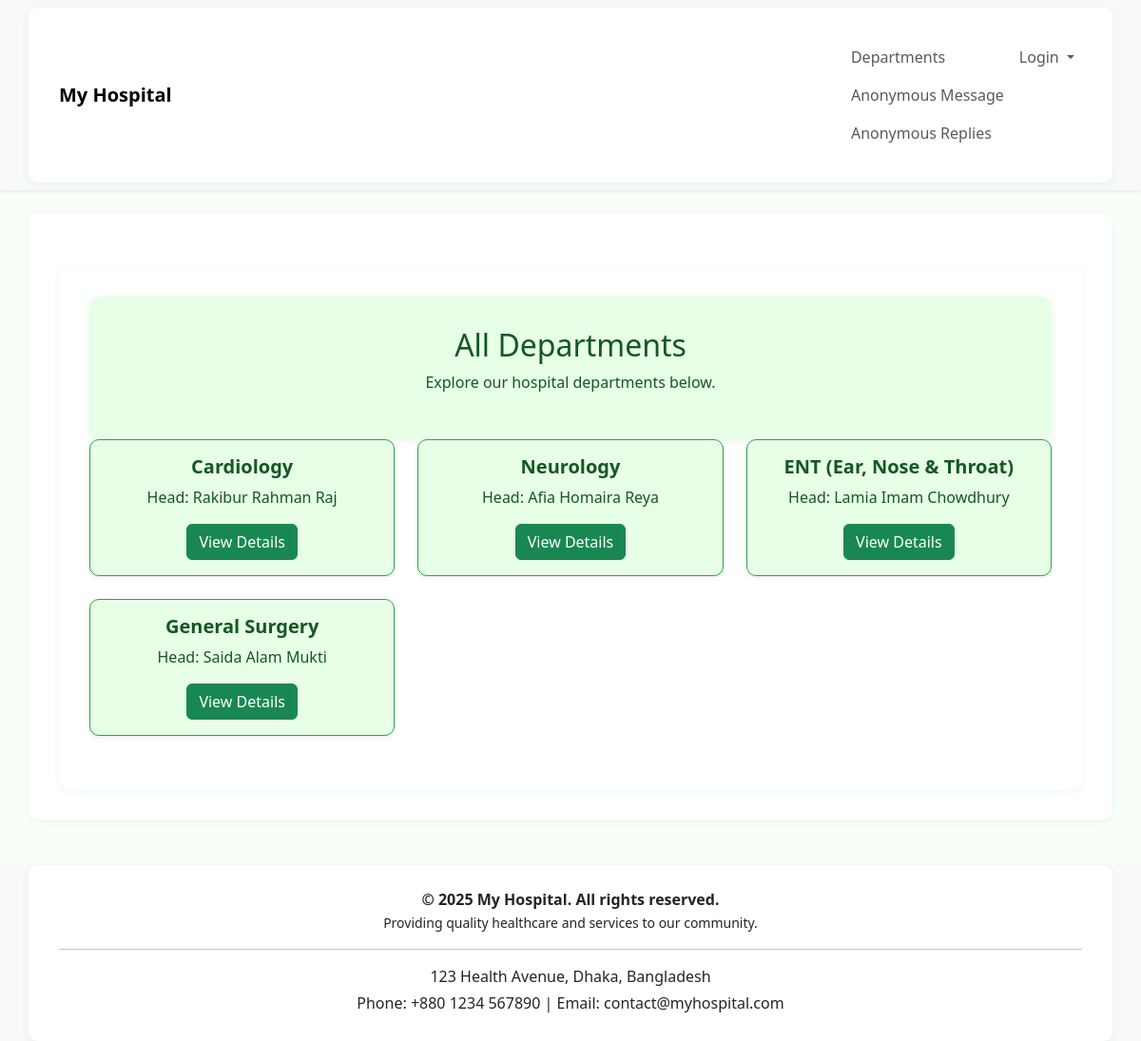
/doctors/departments/, run on the app's committed database.
### doctors/models.py (models this page shows, shortened)
class department(models.Model):
    name = models.CharField(max_length=100)
    head = models.CharField(max_length=100)

### doctors/views.py (the view)
# urls.py: path('departments/', views.department_list, name='department_list'),
def department_list(request):
    departments = department.objects.all()
    return render(request, 'department_list.html', {'departments': departments})

### templates/department_list.html (shortened to what this page needs)
{% extends 'base.html' %}
{% load static %}
{% block content %}
<link rel="stylesheet" href="{% static 'department.css' %}">
<div class="container mt-4">
    <div class="jumbotron text-center">
        <h2>All Departments</h2>
        <p>Explore our hospital departments below.</p>
    </div>
    <div class="row">
        {% for dept in departments %}
        <div class="col-md-4 mb-4">
            <div class="card shadow-sm h-100">
                <div class="card-body text-center">
                    <h5 class="card-title">{{ dept.name }}</h5>
                    <p class="card-text">Head: {{ dept.head }}</p>
                   <a href="{% url 'department_detail' dept.id %}" class="btn btn-success">View Details</a>
                </div>
            </div>
        </div>
        {% endfor %}
    </div>
</div>
{% endblock %}

### static/department.css (style rules this page uses)
body { background-color: #f8fff8; }
.container { background: #fff; border-radius: 10px; padding: 2rem; box-shadow: 0 2px 8px rgba(40,167,69,0.08); }
.jumbotron { background-color: #e6ffe6; color: #155724; border-radius: 12px; padding: 2rem 1rem; box-shadow: 0 2px 8px rgba(21,87,36,0.08); }
.card { border-radius: 10px; border: 1px solid #28a745; background-color: #e6ffe6; color: #155724; transition: box-shadow 0.2s; }
.card-title { color: #155724; font-weight: bold; }
h1, h2, h3 { color: #155724; }

### data on the page
department: name "Cardiology", head "Rakibur Rahman Raj"
department: name "Neurology", head "Afia Homaira Reya"
department: name "ENT (Ear, Nose & Throat)", head "Lamia Imam Chowdhury"
department: name "General Surgery", head "Saida Alam Mukti"
